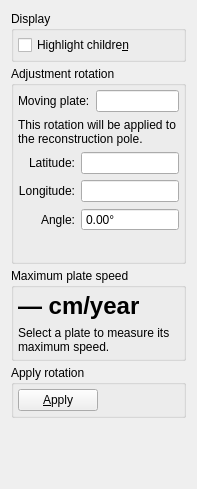
<?xml version="1.0" encoding="UTF-8"?>
<ui version="4.0">
 <class>ModifyReconstructionPoleWidget</class>
 <widget class="QWidget" name="ModifyReconstructionPoleWidget">
  <property name="geometry">
   <rect>
    <x>0</x>
    <y>0</y>
    <width>197</width>
    <height>489</height>
   </rect>
  </property>
  <property name="windowTitle">
   <string>Form</string>
  </property>
  <layout class="QVBoxLayout">
   <property name="spacing">
    <number>4</number>
   </property>
   <item>
    <widget class="QGroupBox" name="groupbox_display">
     <property name="title">
      <string>Display</string>
     </property>
     <property name="flat">
      <bool>true</bool>
     </property>
     <layout class="QVBoxLayout">
      <property name="margin">
       <number>4</number>
      </property>
      <item>
       <layout class="QVBoxLayout">
        <item>
         <widget class="QCheckBox" name="checkbox_highlight_children">
          <property name="toolTip">
           <string>Highlight and drag child plates of the selected feature's plate id</string>
          </property>
          <property name="text">
           <string>Highlight childre&amp;n </string>
          </property>
         </widget>
        </item>
       </layout>
      </item>
     </layout>
    </widget>
   </item>
   <item>
    <widget class="QGroupBox" name="groupbox_adjustment">
     <property name="title">
      <string>Adjustment rotation</string>
     </property>
     <property name="flat">
      <bool>true</bool>
     </property>
     <layout class="QVBoxLayout">
      <property name="margin">
       <number>4</number>
      </property>
      <item>
       <layout class="QGridLayout">
        <item row="0" column="1">
         <widget class="QLineEdit" name="field_moving_plate">
          <property name="readOnly">
           <bool>true</bool>
          </property>
         </widget>
        </item>
        <item row="0" column="0">
         <widget class="QLabel" name="label_moving_plate">
          <property name="text">
           <string>Moving plate:</string>
          </property>
         </widget>
        </item>
       </layout>
      </item>
      <item>
       <widget class="QLabel" name="label_adjustment_descr">
        <property name="text">
         <string>This rotation will be applied to the reconstruction pole.</string>
        </property>
        <property name="wordWrap">
         <bool>true</bool>
        </property>
       </widget>
      </item>
      <item>
       <layout class="QGridLayout">
        <item row="0" column="0">
         <widget class="QLabel" name="label_adjustment_lat">
          <property name="text">
           <string>Latitude:</string>
          </property>
          <property name="alignment">
           <set>Qt::AlignRight|Qt::AlignTrailing|Qt::AlignVCenter</set>
          </property>
         </widget>
        </item>
        <item row="2" column="0">
         <widget class="QLabel" name="label_adjustment_angle">
          <property name="text">
           <string>Angle:</string>
          </property>
          <property name="alignment">
           <set>Qt::AlignRight|Qt::AlignTrailing|Qt::AlignVCenter</set>
          </property>
          <property name="buddy">
           <cstring>spinbox_adjustment_angle</cstring>
          </property>
         </widget>
        </item>
        <item row="2" column="1">
         <widget class="QDoubleSpinBox" name="spinbox_adjustment_angle">
          <property name="readOnly">
           <bool>true</bool>
          </property>
          <property name="buttonSymbols">
           <enum>QAbstractSpinBox::NoButtons</enum>
          </property>
          <property name="suffix">
           <string>°</string>
          </property>
          <property name="minimum">
           <double>-360.000000000000000</double>
          </property>
          <property name="maximum">
           <double>360.000000000000000</double>
          </property>
         </widget>
        </item>
        <item row="1" column="0">
         <widget class="QLabel" name="label_adjustment_lon">
          <property name="text">
           <string>Longitude:</string>
          </property>
          <property name="alignment">
           <set>Qt::AlignRight|Qt::AlignTrailing|Qt::AlignVCenter</set>
          </property>
         </widget>
        </item>
        <item row="1" column="1">
         <widget class="QLineEdit" name="field_adjustment_lon">
          <property name="readOnly">
           <bool>true</bool>
          </property>
         </widget>
        </item>
        <item row="0" column="1">
         <widget class="QLineEdit" name="field_adjustment_lat">
          <property name="readOnly">
           <bool>true</bool>
          </property>
         </widget>
        </item>
       </layout>
      </item>
      <item>
       <layout class="QHBoxLayout">
        <property name="topMargin">
         <number>0</number>
        </property>
        <property name="bottomMargin">
         <number>0</number>
        </property>
        <item>
         <widget class="QWidget" name="action_button_box_placeholder_widget" native="true"/>
        </item>
        <item>
         <spacer>
          <property name="orientation">
           <enum>Qt::Horizontal</enum>
          </property>
          <property name="sizeHint" stdset="0">
           <size>
            <width>40</width>
            <height>20</height>
           </size>
          </property>
         </spacer>
        </item>
       </layout>
      </item>
     </layout>
    </widget>
   </item>
   <item>
    <widget class="QGroupBox" name="groupbox_speedometer">
     <property name="title">
      <string>Maximum plate speed</string>
     </property>
     <property name="flat">
      <bool>true</bool>
     </property>
     <layout class="QVBoxLayout" name="speedometer_layout">
      <property name="margin">
       <number>4</number>
      </property>
      <item>
       <widget class="QLabel" name="label_speedometer_value">
        <property name="font">
         <font>
          <pointsize>18</pointsize>
          <bold>true</bold>
         </font>
        </property>
        <property name="text">
         <string>— cm/year</string>
        </property>
        <property name="toolTip">
         <string>Maximum stage speed across the selected plate's loaded geometry, including the preview adjustment, since the preceding older rotation keyframe. Measured relative to the current anchor plate using the project's planetary radius. Child plates are excluded.</string>
        </property>
       </widget>
      </item>
      <item>
       <widget class="QLabel" name="label_speedometer_interval">
        <property name="text">
         <string>Select a plate to measure its maximum speed.</string>
        </property>
        <property name="wordWrap">
         <bool>true</bool>
        </property>
       </widget>
      </item>
     </layout>
    </widget>
   </item>
   <item>
    <widget class="QGroupBox" name="groupBox">
     <property name="title">
      <string>Apply rotation</string>
     </property>
     <property name="flat">
      <bool>true</bool>
     </property>
     <layout class="QVBoxLayout" name="verticalLayout">
      <property name="margin">
       <number>4</number>
      </property>
      <item>
       <layout class="QHBoxLayout">
        <property name="topMargin">
         <number>0</number>
        </property>
        <property name="bottomMargin">
         <number>0</number>
        </property>
        <item>
         <widget class="QPushButton" name="button_apply">
          <property name="text">
           <string>&amp;Apply</string>
          </property>
         </widget>
        </item>
        <item>
         <spacer>
          <property name="orientation">
           <enum>Qt::Horizontal</enum>
          </property>
          <property name="sizeHint" stdset="0">
           <size>
            <width>40</width>
            <height>20</height>
           </size>
          </property>
         </spacer>
        </item>
       </layout>
      </item>
     </layout>
    </widget>
   </item>
   <item>
    <spacer>
     <property name="orientation">
      <enum>Qt::Vertical</enum>
     </property>
     <property name="sizeHint" stdset="0">
      <size>
       <width>173</width>
       <height>61</height>
      </size>
     </property>
    </spacer>
   </item>
  </layout>
 </widget>
 <resources/>
 <connections/>
</ui>
